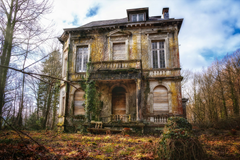
#> input picture cvintro/img/house.png, 240 x 160 px
$ python make_jpeg_quality_demo.py
#> lines starting #> are read from the running program, lines starting #| are printed output that depends on the picture
"""Generate jpeg_quality_demo.gif: an animated version of the lesson 17
notebook's "A closer look at JPEG artifacts" cell. Sweeps the JPEG quality
factor from very low to very high on the same roofline-against-sky crop of
`house.png`, zoomed 4x, showing blocking and ringing artifacts fade out as
quality increases.

Run from anywhere:
    python make_jpeg_quality_demo.py
Output:
    jpeg_quality_demo.gif  (written next to this script)
"""
import io
import os

import cv2
import matplotlib.pyplot as plt
import numpy as np
from PIL import Image

OUT_DIR = os.path.dirname(os.path.abspath(__file__))
OUT_GIF = os.path.join(OUT_DIR, "jpeg_quality_demo.gif")
IMG_DIR = os.path.join(OUT_DIR, "..", "img")

ACTIVE_COLOR = "#e07b00"
MATCH_COLOR = "#2e9e44"
NEUTRAL_COLOR = "#222222"

photo = cv2.cvtColor(cv2.imread(os.path.join(IMG_DIR, "house.png")), cv2.COLOR_BGR2RGB)
photo_bgr = cv2.cvtColor(photo, cv2.COLOR_RGB2BGR)  # cv2.imencode expects BGR input
#> photo_bgr is the input picture: shape (160, 240, 3); mean B, G, R 108.4, 117.5, 126.2

y0, y1, x0, x1 = 10, 60, 50, 150  # roofline against the sky, same crop as the notebook
zoom = 4
original_crop = cv2.resize(photo[y0:y1, x0:x1], None, fx=zoom, fy=zoom, interpolation=cv2.INTER_NEAREST)
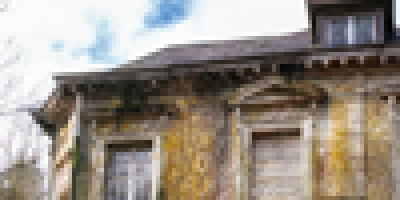
#> original_crop: shape (200, 400, 3); mean R, G, B 152.9, 144.1, 134.1


def jpeg_crop_at(quality):
#> called with quality = 5
    ok, encoded = cv2.imencode(".jpg", photo_bgr, [cv2.IMWRITE_JPEG_QUALITY, int(quality)])
#> encoded = 2028 values, max 255 at index 0, min 0 at index 4, mean 115.4
    decoded = cv2.imdecode(encoded, cv2.IMREAD_COLOR)
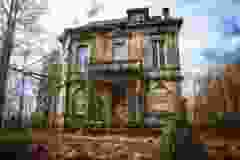
#> decoded: shape (160, 240, 3); mean B, G, R 106.6, 118.4, 124.8
    decoded_rgb = cv2.cvtColor(decoded, cv2.COLOR_BGR2RGB)
    crop = cv2.resize(decoded_rgb[y0:y1, x0:x1], None, fx=zoom, fy=zoom, interpolation=cv2.INTER_NEAREST)
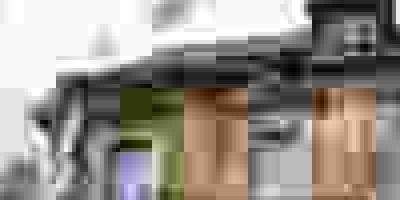
#> crop: shape (200, 400, 3); mean R, G, B 150.2, 143.9, 136.5
    return crop, len(encoded)


def render(quality, final_hold=False):
    jpeg_crop, size_bytes = jpeg_crop_at(quality)
#> size_bytes = 2028
    size_kb = size_bytes / 1024
#> size_kb = 1.98

    fig, axes = plt.subplots(1, 2, figsize=(8.5, 3.3), dpi=120)
    fig.subplots_adjust(top=0.80, bottom=0.03, wspace=0.12)
    ax_orig, ax_jpeg = axes

    ax_orig.imshow(original_crop)
    ax_orig.set_title("original crop (zoomed 4x)", fontsize=10.5)
    ax_orig.axis("off")

    ax_jpeg.imshow(jpeg_crop)
    label_color = MATCH_COLOR if final_hold else ACTIVE_COLOR
    # fixed-width (monospace, space-padded) fields so the text doesn't
    # shift horizontally as the digit count changes across the sweep
    ax_jpeg.set_title(f"JPEG quality {quality:3d}\n({size_kb:5.1f} kB)", fontsize=10.5,
                        color=label_color, family="monospace")
    ax_jpeg.axis("off")

    fig.suptitle("JPEG quality sweep", fontsize=12,
                 color=NEUTRAL_COLOR, fontweight="bold")

    buf = io.BytesIO()
    fig.savefig(buf, format="png")
    plt.close(fig)
    buf.seek(0)
    return Image.open(buf).convert("RGB")


qualities = list(range(5, 101, 5))

frames = []
HOLD_START = 14
HOLD_STEP = 4
HOLD_END = 36

frames += [render(qualities[0])] * HOLD_START
#> frames = 14 items
for q in qualities[1:-1]:
    frames += [render(q)] * HOLD_STEP
#> call 2 of render, with quality = 10, final_hold = False
#> call 2 of jpeg_crop_at, with quality = 10
#> in jpeg_crop_at (call 2), `ok, encoded = cv2.imencode(".jpg", photo_bgr, [cv2.IMWRITE_JPEG_QUALIT..`: encoded = 2956 values, max 255 at index 0, min 0 at index 4, mean 118.1
#> in jpeg_crop_at (call 2), `decoded = cv2.imdecode(encoded, cv2.IMREAD_COLOR)`:
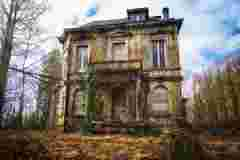
#> decoded: shape (160, 240, 3); mean B, G, R 108.4, 117.4, 126.2
#> in jpeg_crop_at (call 2), `crop = cv2.resize(decoded_rgb[y0:y1, x0:x1], None, fx=zoom, fy=zoom, i..`:
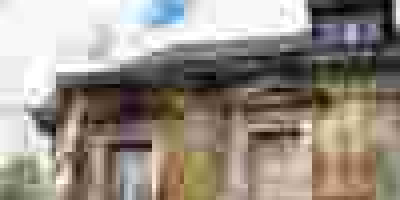
#> crop: shape (200, 400, 3); mean R, G, B 151.9, 143.6, 133.6
#> in render (call 2), `jpeg_crop, size_bytes = jpeg_crop_at(quality)`: size_bytes = 2956
#> in render (call 2), `size_kb = size_bytes / 1024`: size_kb = 2.89
#> in render (call 2), `return Image.open(buf).convert("RGB")`:
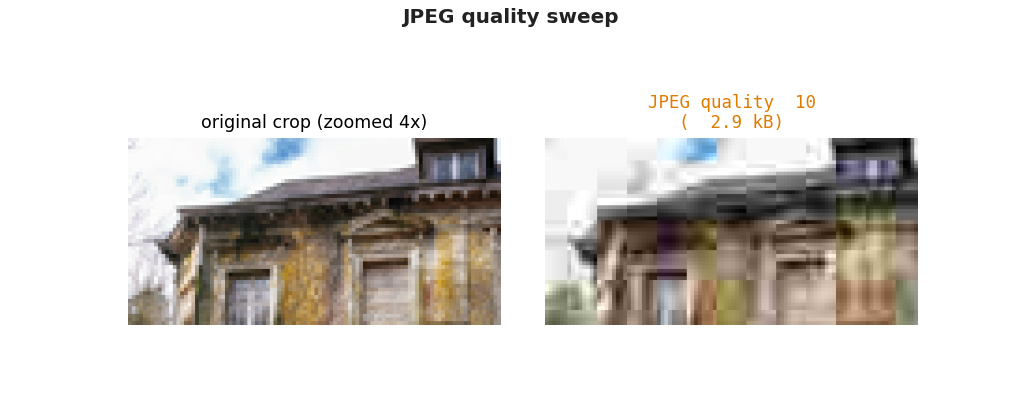
#> returned value: PIL image 1020x396 RGB; mean R, G, B 218.2, 215, 211.3
#> frames = 18 items
frames += [render(qualities[-1], final_hold=True)] * HOLD_END
#> in render (call 20), `jpeg_crop, size_bytes = jpeg_crop_at(quality)`: size_bytes = 46073
#> in render (call 20), `size_kb = size_bytes / 1024`: size_kb = 44.99
#> in render (call 20), `return Image.open(buf).convert("RGB")`:
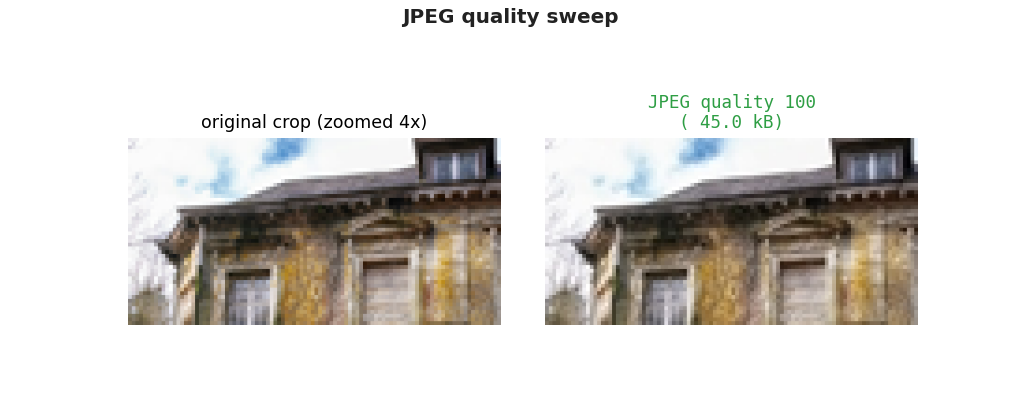
#> returned value: PIL image 1020x396 RGB; mean R, G, B 217.9, 215.2, 211.5
#> frames = 122 items

frames[0].save(
    OUT_GIF,
    save_all=True,
    append_images=frames[1:],
    duration=90,
    loop=0,
)
print(f"Saved {OUT_GIF} ({len(frames)} frames)")
#| Saved cvintro/animations/jpeg_quality_demo.gif (122 frames)
